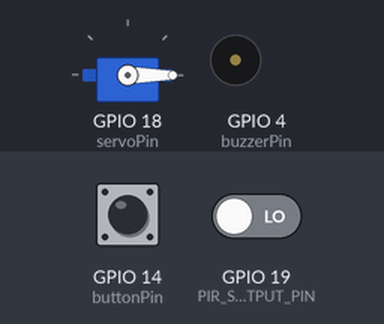
Recording of a sketch running on a simulated ESP32. Shown: servo, buzzer (waves = sounding, pin HIGH). The test bench sets the inputs (shaded band); at power-on: GPIO 14 (buttonPin) HIGH, GPIO 19 (PIR_SENSOR_OUTPUT_PIN) LOW. WiFi joins after 1.5 s; servers stay silent unless stated; what the sketch prints to the serial monitor is not drawn.

Above: at 2.7 s.
2.8 s: GPIO 14 (buttonPin) pulled LOW for 0.15 s
At 3.0 s:
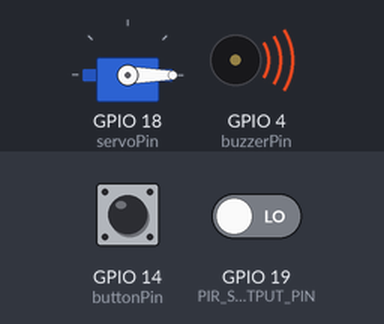
5.3 s: GPIO 19 (PIR_SENSOR_OUTPUT_PIN) driven HIGH
At 6.3 s:
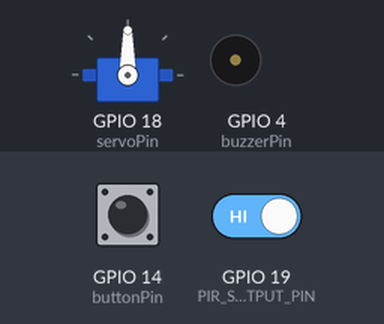
6.8 s: GPIO 19 (PIR_SENSOR_OUTPUT_PIN) driven LOW
At 7.4 s:
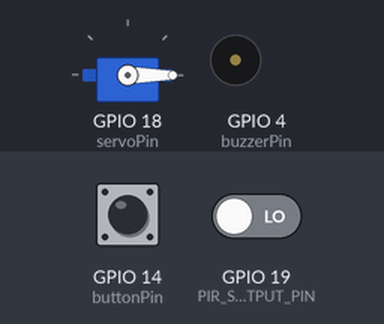
Timing chart, 0 to 9.8 s (numbered marks = the images above; inputs shaded):
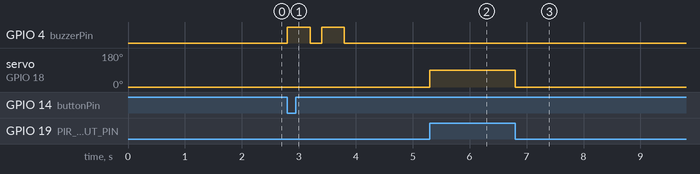

Measured:
- after the input at 2.8 s, GPIO 4 (buzzerPin): alternates HIGH for 0.40 s and LOW for 0.20 s, 4 changes in all, then stays LOW, starting at once
- after the input at 5.3 s, servo on GPIO 18 (servoPin): 0° → 90° at once
- after the input at 6.8 s, servo on GPIO 18 (servoPin): 90° → 0° at once

The sketch:

Website_code_hotspot.ino
```cpp
#include <WiFi.h>
#include <WiFiClient.h>
#include <WebServer.h>
#include <ESPmDNS.h>
#include <DHT.h>
#include <ESP32Servo.h>
#include "homepage.h"

const char* ssid = "LiamsiPhone";
const char* password = "12345678";

WebServer server(80);

const int buzzerPin = 4;
const int buttonPin = 14;
const int PIR_SENSOR_OUTPUT_PIN = 19;
const int servoPin = 18;

#define DHTPIN 27
#define DHTTYPE DHT11

// ===== Objects =====
DHT dht(DHTPIN, DHTTYPE);
Servo myServo;

// ===== State Variables =====
bool buzzerOn = false;
bool lastButtonState = HIGH;
int pirState = 0;
int lastPIRState = LOW;

// Root page handler (HTML dashboard)
void handleRoot() {
  server.send(200, "text/html", homePage);
}

// JSON data endpoint for JavaScript fetch()
void handleData() {
  float humidity = dht.readHumidity();
  float temperature = dht.readTemperature();

  String json = "{";
  json += "\"temp\":";
  json += isnan(temperature) ? "\"--\"" : String(temperature, 2);
  json += ",";
  json += "\"hum\":";
  json += isnan(humidity) ? "\"--\"" : String(humidity, 2);
  json += ",";
  json += "\"pir\":";
  json += pirState;
  json += "}";

  server.send(200, "application/json", json);
}

// =======================================================
// Setup
// =======================================================
void setup() {
  Serial.begin(115200);

  pinMode(buzzerPin, OUTPUT);
  pinMode(buttonPin, INPUT_PULLUP);
  pinMode(PIR_SENSOR_OUTPUT_PIN, INPUT);

  dht.begin();
  myServo.attach(servoPin);
  myServo.write(0);

  // ----- Wi-Fi -----
  WiFi.mode(WIFI_STA);
  WiFi.begin(ssid, password);
  Serial.print("Connecting to Wi-Fi");

  while (WiFi.status() != WL_CONNECTED) {
    delay(500);
    Serial.print(".");
  }

  Serial.println("\nConnected!");
  Serial.print("IP address: ");
  Serial.println(WiFi.localIP());

  // ----- mDNS -----
  if (MDNS.begin("esp32")) {
    Serial.println("mDNS responder started (http://esp32.local)");
  }

  // ----- Web Routes -----
  server.on("/", handleRoot);
  server.on("/data", handleData);

  server.begin();
  Serial.println("HTTP server started");
}

// Loop
void loop() {
  server.handleClient();

  // ===== BUTTON + BUZZER =====
  bool buttonState = digitalRead(buttonPin);
  if (buttonState == LOW && lastButtonState == HIGH) {
    buzzerOn = !buzzerOn;
    if (buzzerOn) {
      digitalWrite(buzzerPin, HIGH);
      delay(400);
      digitalWrite(buzzerPin, LOW);
      delay(200);
      digitalWrite(buzzerPin, HIGH);
      delay(400);
      digitalWrite(buzzerPin, LOW);
    }
  }
  lastButtonState = buttonState;

  // ===== PIR + SERVO =====
  int sensor_output = digitalRead(PIR_SENSOR_OUTPUT_PIN);
  if (sensor_output != lastPIRState) {
    if (sensor_output == HIGH) {
      myServo.write(90);
      pirState = 1;
    } else {
      myServo.write(0);
      pirState = 0;
    }
    lastPIRState = sensor_output;
  }

  delay(2);
}
```

homepage.h
```cpp
String homePage = F(R"=====(
<!DOCTYPE html>
<html lang="en">
<head>
<meta charset="utf-8">
<meta name="viewport" content="width=device-width, initial-scale=1">
<title>ESP32 Sensor Dashboard</title>

<style>
body {
    background-color: DodgerBlue;
    font-family: Arial;
    color: navy;
    text-align: center;
    margin: 0;
    padding: 0;
}
.flex-Container {
    display: flex;
    flex-direction: column;
    align-items: center;
    padding: 20px;
}
h1 {
    font-size: 40px;
}
p {
    font-size: 22px;
}
table {
    font-size: 22px;
    border-collapse: collapse;
    margin-top: 20px;
    width: 80%;
    max-width: 600px;
}
th, td {
    padding: 10px;
    border-bottom: 1px solid #ddd;
    text-align: left;
}
</style>
</head>

<body>
<div class="flex-Container">
<h1>ESP32 Sensor Dashboard</h1>
<p>Live readings from multiple sensors</p>

<table>
<tr>
    <th>Sensor</th>
    <th>Value</th>
    <th>Unit</th>
</tr>
<tr>
    <td>Temperature</td>
    <td id="temp">--</td>
    <td>°C</td>
</tr>
<tr>
    <td>Humidity</td>
    <td id="hum">--</td>
    <td>%</td>
</tr>
<tr>
    <td>PIR Motion</td>
    <td id="pir">--</td>
    <td></td>
</tr>
</table>
</div>

<script>
setInterval(() => {
    fetch("/data")
        .then(response => response.json())
        .then(data => {
            document.getElementById("temp").textContent = data.temp;
            document.getElementById("hum").textContent = data.hum;
            document.getElementById("pir").textContent =
                data.pir == 1 ? "Motion Detected" : "No Motion";
        })
        .catch(err => console.log(err));
}, 2000);
</script>

</body>
</html>
)=====");
```
